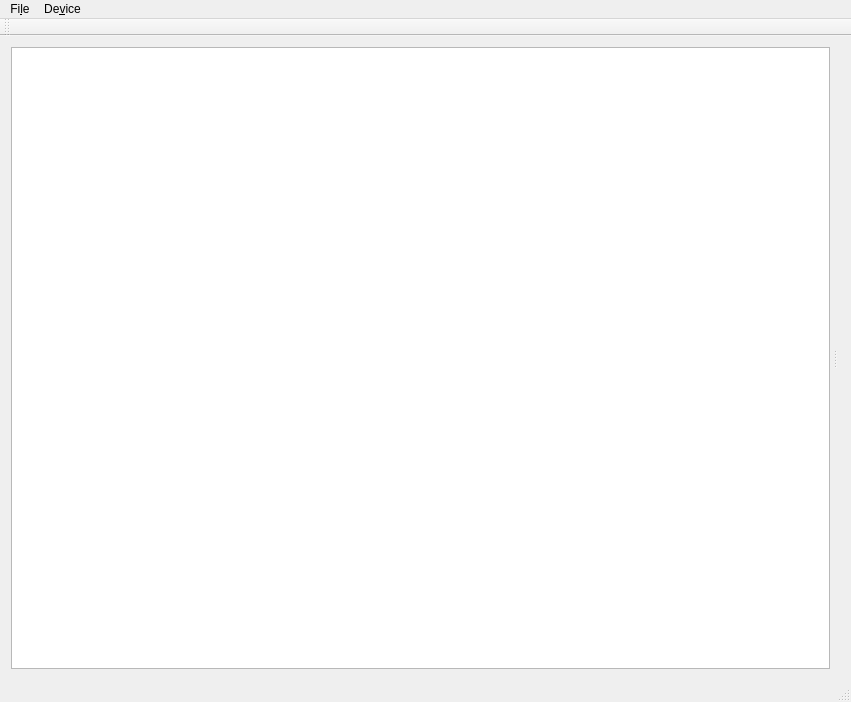
<?xml version="1.0" encoding="UTF-8"?>
<ui version="4.0">
 <class>MainWindow</class>
 <widget class="QMainWindow" name="MainWindow">
  <property name="geometry">
   <rect>
    <x>0</x>
    <y>0</y>
    <width>851</width>
    <height>702</height>
   </rect>
  </property>
  <property name="windowTitle">
   <string>ULF Controller</string>
  </property>
  <widget class="QWidget" name="centralWidget">
   <layout class="QGridLayout" name="gridLayout">
    <item row="0" column="0">
     <widget class="QSplitter" name="splitter">
      <property name="orientation">
       <enum>Qt::Horizontal</enum>
      </property>
      <property name="handleWidth">
       <number>10</number>
      </property>
      <widget class="QTreeWidget" name="treeWidget">
       <property name="minimumSize">
        <size>
         <width>200</width>
         <height>0</height>
        </size>
       </property>
       <attribute name="headerVisible">
        <bool>false</bool>
       </attribute>
       <column>
        <property name="text">
         <string notr="true">1</string>
        </property>
       </column>
      </widget>
      <widget class="QStackedWidget" name="stackedWidget"/>
     </widget>
    </item>
   </layout>
  </widget>
  <widget class="QMenuBar" name="menuBar">
   <property name="geometry">
    <rect>
     <x>0</x>
     <y>0</y>
     <width>851</width>
     <height>30</height>
    </rect>
   </property>
   <widget class="QMenu" name="menuFile">
    <property name="title">
     <string>Fi&amp;le</string>
    </property>
    <addaction name="actionLoad"/>
    <addaction name="actionSave"/>
    <addaction name="separator"/>
    <addaction name="actionQuit"/>
   </widget>
   <widget class="QMenu" name="menuDevice">
    <property name="title">
     <string>De&amp;vice</string>
    </property>
    <addaction name="actionSave_Settings"/>
    <addaction name="actionLoad_Settings"/>
    <addaction name="actionClear_Settings"/>
    <addaction name="separator"/>
    <addaction name="actionSync"/>
   </widget>
   <addaction name="menuFile"/>
   <addaction name="menuDevice"/>
  </widget>
  <widget class="QToolBar" name="mainToolBar">
   <attribute name="toolBarArea">
    <enum>TopToolBarArea</enum>
   </attribute>
   <attribute name="toolBarBreak">
    <bool>false</bool>
   </attribute>
  </widget>
  <widget class="QStatusBar" name="statusBar"/>
  <action name="actionTest_Queue">
   <property name="text">
    <string>&amp;Test Queue</string>
   </property>
  </action>
  <action name="actionLoad">
   <property name="text">
    <string>&amp;Load</string>
   </property>
  </action>
  <action name="actionSave">
   <property name="text">
    <string>&amp;Save</string>
   </property>
  </action>
  <action name="actionQuit">
   <property name="text">
    <string>&amp;Quit</string>
   </property>
  </action>
  <action name="actionSave_Settings">
   <property name="text">
    <string>&amp;Save Settings</string>
   </property>
  </action>
  <action name="actionLoad_Settings">
   <property name="text">
    <string>&amp;Load Settings</string>
   </property>
  </action>
  <action name="actionClear_Settings">
   <property name="text">
    <string>&amp;Clear Settings</string>
   </property>
  </action>
  <action name="actionSync">
   <property name="text">
    <string>S&amp;ync</string>
   </property>
  </action>
 </widget>
 <layoutdefault spacing="6" margin="11"/>
 <resources/>
 <connections/>
</ui>
